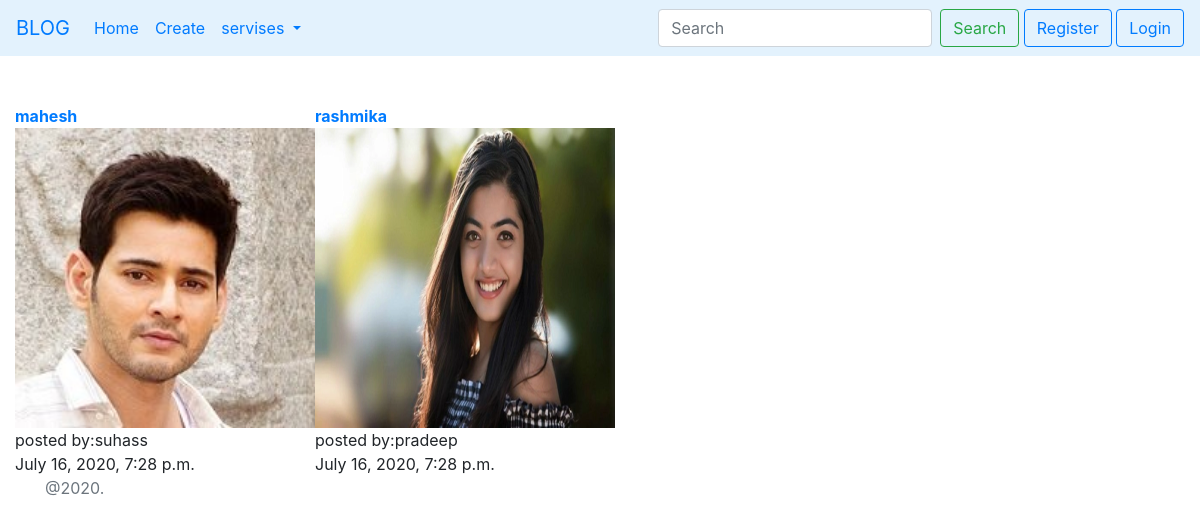
The page / on the database its author committed.
### myapp/models.py (models this page shows, shortened)
class UserTimeStamp(models.Model):
	created_at = models.DateTimeField(auto_now_add = True)
	update_at = models.DateTimeField(auto_now = True)
	user = models.ForeignKey(User,on_delete = models.CASCADE)
	class Meta:
		abstract = True

class Post(UserTimeStamp):
	title = models.CharField(max_length = 100)
	description = models.CharField(max_length = 200)
	image = models.ImageField(upload_to = '')
	created_by = models.CharField(max_length = 50)
	likes = models.IntegerField(default = 0)

### myapp/views.py (the view)
# urls.py: path('',index,name = 'index'),
def index(request):
	p = Post.objects.all()
	context = {'Posts':p}
	return render(request,'index.html',context)

### myapp/templates/index.html
{% extends 'base.html' %}
{% block content %}
<div class = "row">
{% for i in Posts %}
	<div class = "col-3">
<a href="{% url 'myapp:detail' i.pk %}"><b>{{i.title}}</b></a><br>
<img src = "{{i.image.url}}" height = "300" width = "300" ><br>
posted by:{{i.created_by}}<br>
{{i.created_at}}
</div>
{% endfor %}
<br></div>
{% endblock %}

### myapp/templates/base.html (shortened to what this page needs)
<!DOCTYPE html>
<html>
<head>
<link rel="stylesheet" href="https://stackpath.bootstrapcdn.com/bootstrap/4.5.0/css/bootstrap.min.css">
</head>
<body>
	<nav class="navbar navbar-expand-lg"
	style="background-color: #e3f2fd;">
  <a class="navbar-brand" href="#">BLOG</a>
  <div class="collapse navbar-collapse" id="navbarSupportedContent">
    <ul class="navbar-nav mr-auto">
      <li class="nav-item active">
        <a class="nav-link" href="{% url 'myapp:index' %}">Home <span class="sr-only">(current)</span></a>
      </li>
      <li class="nav-item">
        <a class="nav-link" href="{% url 'myapp:create' %}">Create</a>
      </li>
      <li class="nav-item dropdown">
        <a class="nav-link dropdown-toggle" href="#" id="navbarDropdown" role="button" data-toggle="dropdown" aria-haspopup="true" aria-expanded="false">
          servises
        </a>
      </li>
      <li class="nav-item">
        <a class="nav-link disabled" href="#"></a>
      </li>
    </ul>
    <form class="form-inline my-2 my-lg-0">
      <input class="form-control mr-sm-2" type="search" placeholder="Search" aria-label="Search">
      <button class="btn btn-outline-success my-2 my-sm-0" type="submit">Search</button>&nbsp;
    </form>
    {% if user.is_authenticated %}
    {{request.user}}&nbsp;&nbsp;<a class="btn btn-outline-danger" href = "{% url 'auth_logout' %}">Logout</a>
    {% else %}
    <a class="btn btn-outline-primary" href = "{% url 'registration_register' %}">Register</a>&nbsp;
    <a class="btn btn-outline-primary" href = "{% url 'auth_login' %}">Login</a>
    {% endif %}
  </div>
</nav>
<div class = "container-fluid">
	<br></br>
{% block content %}{% endblock %}
</div>
<footer class = "footer">
	<div class = "container">
		<span class = "text-muted">@2020.</span>
	</div>
</footer>
</body>
</html>

### rows shown on the page
Post: title "mahesh", image (picture), created_by "suhass", created_at "July 16, 2020, 7:28 p.m."
Post: title "rashmika", image (picture), created_by "pradeep", created_at "July 16, 2020, 7:28 p.m."
